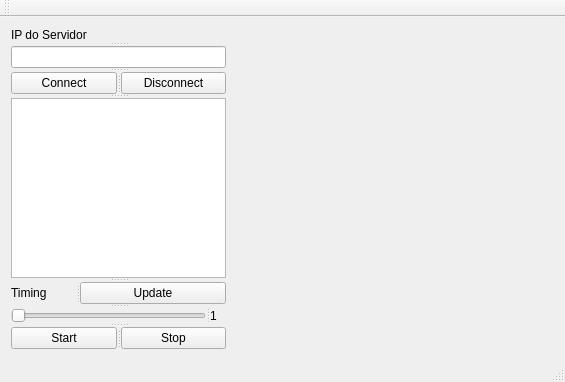
<?xml version="1.0" encoding="UTF-8"?>
<ui version="4.0">
 <class>MainWindow</class>
 <widget class="QMainWindow" name="MainWindow">
  <property name="geometry">
   <rect>
    <x>0</x>
    <y>0</y>
    <width>565</width>
    <height>382</height>
   </rect>
  </property>
  <property name="windowTitle">
   <string>MainWindow</string>
  </property>
  <widget class="QWidget" name="centralWidget">
   <layout class="QHBoxLayout" name="horizontalLayout_2">
    <item>
     <layout class="QHBoxLayout" name="horizontalLayout" stretch="40,60">
      <item>
       <widget class="QSplitter" name="splitter_10">
        <property name="orientation">
         <enum>Qt::Vertical</enum>
        </property>
        <widget class="QSplitter" name="splitter_8">
         <property name="orientation">
          <enum>Qt::Vertical</enum>
         </property>
         <widget class="QSplitter" name="splitter_7">
          <property name="orientation">
           <enum>Qt::Vertical</enum>
          </property>
          <widget class="QLabel" name="label">
           <property name="text">
            <string>IP do Servidor</string>
           </property>
          </widget>
          <widget class="QLineEdit" name="lineEditAddress"/>
         </widget>
         <widget class="QSplitter" name="splitter">
          <property name="orientation">
           <enum>Qt::Horizontal</enum>
          </property>
          <widget class="QPushButton" name="pushButtonConnect">
           <property name="text">
            <string>Connect</string>
           </property>
          </widget>
          <widget class="QPushButton" name="pushButtonDisconnect">
           <property name="text">
            <string>Disconnect</string>
           </property>
          </widget>
         </widget>
        </widget>
        <widget class="QSplitter" name="splitter_9">
         <property name="orientation">
          <enum>Qt::Vertical</enum>
         </property>
         <widget class="QListWidget" name="listWidget"/>
         <widget class="QSplitter" name="splitter_6">
          <property name="orientation">
           <enum>Qt::Vertical</enum>
          </property>
          <widget class="QSplitter" name="splitter_4">
           <property name="orientation">
            <enum>Qt::Horizontal</enum>
           </property>
           <widget class="QLabel" name="labelTxtTiming">
            <property name="text">
             <string>Timing</string>
            </property>
           </widget>
           <widget class="QPushButton" name="pushButtonUpdate">
            <property name="text">
             <string>Update</string>
            </property>
           </widget>
          </widget>
          <widget class="QSplitter" name="splitter_5">
           <property name="orientation">
            <enum>Qt::Vertical</enum>
           </property>
           <widget class="QSplitter" name="splitter_3">
            <property name="orientation">
             <enum>Qt::Horizontal</enum>
            </property>
            <widget class="QSlider" name="horizontalSliderTiming">
             <property name="minimum">
              <number>1</number>
             </property>
             <property name="maximum">
              <number>3</number>
             </property>
             <property name="orientation">
              <enum>Qt::Horizontal</enum>
             </property>
            </widget>
            <widget class="QLabel" name="labelTiming">
             <property name="text">
              <string>1</string>
             </property>
            </widget>
           </widget>
           <widget class="QSplitter" name="splitter_2">
            <property name="orientation">
             <enum>Qt::Horizontal</enum>
            </property>
            <widget class="QPushButton" name="pushButtonStart">
             <property name="text">
              <string>Start</string>
             </property>
            </widget>
            <widget class="QPushButton" name="pushButtonStop">
             <property name="text">
              <string>Stop</string>
             </property>
            </widget>
           </widget>
          </widget>
         </widget>
        </widget>
       </widget>
      </item>
      <item>
       <widget class="Plotter" name="widget" native="true"/>
      </item>
     </layout>
    </item>
   </layout>
  </widget>
  <widget class="QMenuBar" name="menuBar">
   <property name="geometry">
    <rect>
     <x>0</x>
     <y>0</y>
     <width>565</width>
     <height>21</height>
    </rect>
   </property>
  </widget>
  <widget class="QToolBar" name="mainToolBar">
   <attribute name="toolBarArea">
    <enum>TopToolBarArea</enum>
   </attribute>
   <attribute name="toolBarBreak">
    <bool>false</bool>
   </attribute>
  </widget>
  <widget class="QStatusBar" name="statusBar"/>
 </widget>
 <layoutdefault spacing="6" margin="11"/>
 <customwidgets>
  <customwidget>
   <class>Plotter</class>
   <extends>QWidget</extends>
   <header>plotter.h</header>
   <container>1</container>
  </customwidget>
 </customwidgets>
 <resources/>
 <connections>
  <connection>
   <sender>horizontalSliderTiming</sender>
   <signal>valueChanged(int)</signal>
   <receiver>labelTiming</receiver>
   <slot>setNum(int)</slot>
   <hints>
    <hint type="sourcelabel">
     <x>88</x>
     <y>313</y>
    </hint>
    <hint type="destinationlabel">
     <x>220</x>
     <y>317</y>
    </hint>
   </hints>
  </connection>
 </connections>
</ui>
